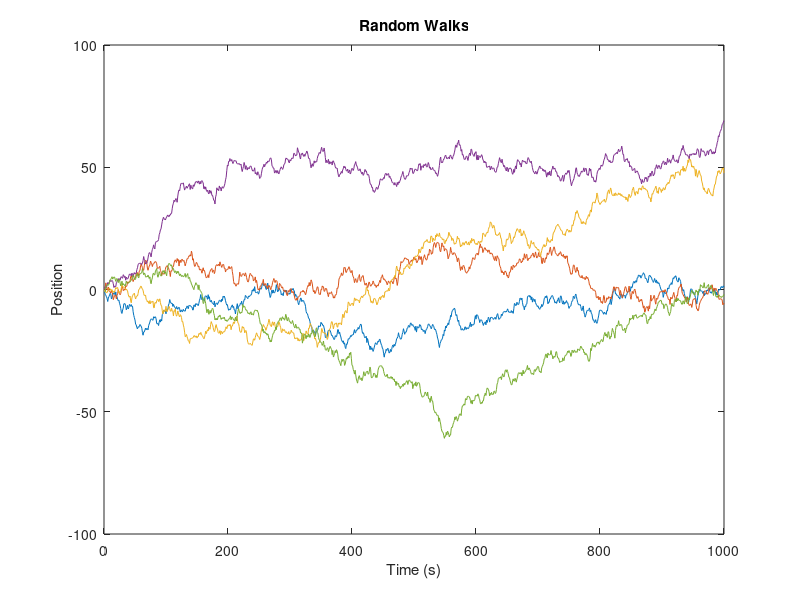

Write the MATLAB code that produced this figure.
%% Example MATLAB File for |enjaden|
% 
% This is an example of a MATLAB file which publishes nicely to Jade via
% the |enjaden| tool. It shows what types of paragraph styles and inline
% markup are possible, like *bold* and _italic_ markup.
%
% New paragraphs will each get their own &lt;p&gt; tag.
%
% It shows <https://github.com/tuckermcclure/m2jade links>. Links are only
% captured when they look like the above. Note that < this > will not show
% up as a link, and neither will <strong>this</strong>.
%
% There are numerous paragraph styles, such as code blocks:
%
%   code
%   line 2: code
%   line 3: code
%
% and preformatted text:
%
%  PRE
%     TEXT
%
% There are also the expected ordered and unordered lists. Note that these
% must be offset with a spacer line so that they can be differentiated from
% *bold* inline text that happens to start a new line.
%
% * This is the first part of the list.
% * This is the second part. It's longer than the first. In fact, it's so
%   long that it extends to a new line, without breaking the list.
% * This is the third and final thing.
%
% Numbered lists work the same way:
%
% # Thing 1
% # Thing 2
% # Thing 3
%
% Tables can be drawn out like so:
%
% +-h-----------+---------------+(class="my_table_class")
% | Rows? Cols? | Make rows and columns with "+", "-", and "|".
% +-------------+---
% | Headers?    | Indicate which row or column should contain headers
% |               by putting an "h" above the column or beside the row
% |               in place of the "+" or "-". These will be |th| instead of
% |               |td|.
% +----
% | Strictness?   Only the top row and left column must be defined rigidly
% |               with "+", "-", "h", and "|". After that, the spacing must
% |               rigid, but there's no need to keep drawing lines.
% +--
% | Class?        To give the table a custom class, just include
% |               |(class="my_class_name")| at the end of the column
% |               definition row. This is optional.
% +-
%
% Finally, we can ignore an entire section by using:
%
%   %% %#enjaden:hide
%   set(h_figure, 'Name', 'foobar');
%
% If the above section were in a file being evaluated, the figure name
% would be changed, but the figure wouldn't show up in the Jade file, and
% neither would the text itself (except as a comment).

%% Some Actual Code
% 
% Here in this section (marked with %%), we'll include some actual code.
% When |enjaden| comes across this, it will evaluate it and show the
% resulting command window output and figures, just below the code.

% Make a series of random walks.
t = 1:1000;
y = cumsum(randn(5, length(t)), 2);
y(:, end)

% Plot some things.
figure(1);
clf();
plot(t, y);
xlabel('Time');
ylabel('Position');
title('Random Walks');

%% Second Section
% In this section, we'll highlight that you don't *always* have to skip a
% line between the header and paragraph. But we might want to before
% inserting an image so that it will get its own line and not be part of
% the paragraph:
% 
% <<../ml2jade-logo.png>>

%%
% Note that the location of the image can be absolute or relative to the 
% file.

%% Section the Third
%
% Note that any time you change a figure, it gets included in the output.
% Let's add some units to the x axis.

xlabel('Time (s)');

%% %#enjaden:hide
% Unless you want to hide a whole section with '%#enjaden:hide'. The
% paragraph text will still show up, and the code will be evaluated, but
% the results won't be included in the output. This is useful, e.g., for
% doing something programmatically that is supposed to be done by hand.
disp('I''ll get evaluated, but I''ll merely be a comment in the Jade.');
set(1, 'Name', 'Glorious Figure');

%%
% By the way, we can keep adding paragraphs by making new %% sections and
% just not giving them headers.

%% A Demonstration of Equations
% 
% This part is pretty fun. _We're going to show how to use MathJax for 
% equations_! This looks way better than what |publish| does. (Also, note
% that the inline markup in this paragraph spans multiple lines; it's still
% detected correctly.)
%
% Inline equations use single dollar signs, like $x$. Let's discuss in more
% detail in a _display equation_:
%
% $$x = f(x)$$
%
% Looks nice, right? The only downside to using MathJax is that one must be
% connected to the internet. So if you're publishing a MATLAB file to Jade
% from a desert island (or, more likely, on some ancient plane that doesn't
% give you free wifi), you won't be able to see your equations.

%%
% This concludes the example. See |ml2jade_example.jade| for an example of
% a Jade file ready to have its MATLAB sections evaluated and inserted into
% a new Jade file.
